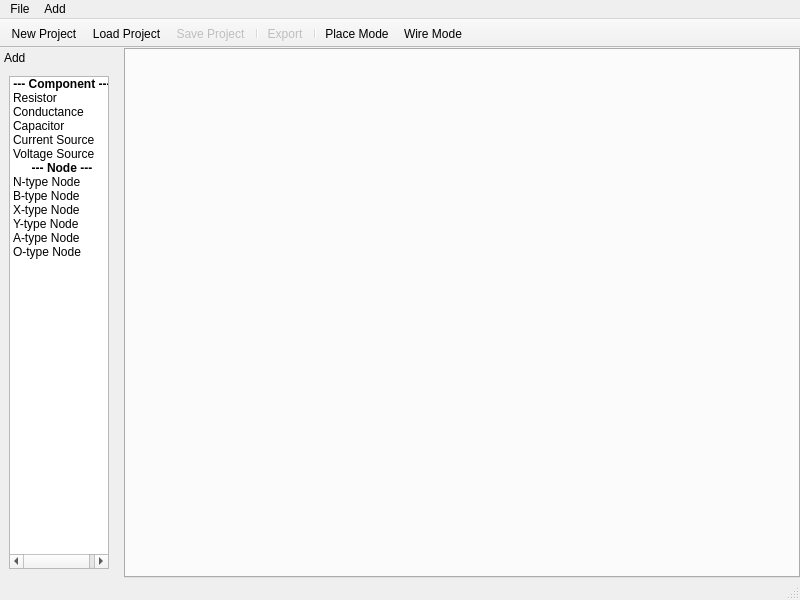
<?xml version="1.0" encoding="UTF-8"?>
<ui version="4.0">
 <class>MainWindow</class>
 <widget class="QMainWindow" name="MainWindow">
  <property name="geometry">
   <rect>
    <x>0</x>
    <y>0</y>
    <width>800</width>
    <height>600</height>
   </rect>
  </property>
  <property name="minimumSize">
   <size>
    <width>800</width>
    <height>600</height>
   </size>
  </property>
  <property name="windowTitle">
   <string>MainWindow</string>
  </property>
  <widget class="QWidget" name="centralwidget">
   <layout class="QVBoxLayout" name="verticalLayout">
    <property name="leftMargin">
     <number>0</number>
    </property>
    <property name="topMargin">
     <number>0</number>
    </property>
    <property name="rightMargin">
     <number>0</number>
    </property>
    <property name="bottomMargin">
     <number>0</number>
    </property>
    <item>
     <widget class="QStackedWidget" name="stackedWidget">
      <property name="currentIndex">
       <number>1</number>
      </property>
      <widget class="QWidget" name="page">
       <layout class="QVBoxLayout" name="verticalLayout_2">
        <item>
         <widget class="QLabel" name="label">
          <property name="font">
           <font>
            <pointsize>20</pointsize>
           </font>
          </property>
          <property name="text">
           <string>Create or load a project to get started.</string>
          </property>
          <property name="alignment">
           <set>Qt::AlignmentFlag::AlignCenter</set>
          </property>
         </widget>
        </item>
       </layout>
      </widget>
      <widget class="QWidget" name="page_2">
       <layout class="QVBoxLayout" name="verticalLayout_3">
        <property name="leftMargin">
         <number>0</number>
        </property>
        <property name="topMargin">
         <number>0</number>
        </property>
        <property name="rightMargin">
         <number>0</number>
        </property>
        <property name="bottomMargin">
         <number>0</number>
        </property>
        <item>
         <widget class="QTabWidget" name="tabWidget">
          <property name="currentIndex">
           <number>-1</number>
          </property>
          <property name="tabsClosable">
           <bool>true</bool>
          </property>
          <property name="movable">
           <bool>true</bool>
          </property>
         </widget>
        </item>
       </layout>
      </widget>
     </widget>
    </item>
   </layout>
  </widget>
  <widget class="QMenuBar" name="menubar">
   <property name="geometry">
    <rect>
     <x>0</x>
     <y>0</y>
     <width>800</width>
     <height>22</height>
    </rect>
   </property>
   <widget class="QMenu" name="menuFile">
    <property name="title">
     <string>File</string>
    </property>
    <addaction name="newProject"/>
    <addaction name="saveProject"/>
    <addaction name="loadProject"/>
    <addaction name="exportProject"/>
    <addaction name="separator"/>
    <addaction name="exitApplication"/>
   </widget>
   <widget class="QMenu" name="menuAdd">
    <property name="title">
     <string>Add</string>
    </property>
    <addaction name="newCircuitOrSubcircuit"/>
    <addaction name="newController"/>
   </widget>
   <addaction name="menuFile"/>
   <addaction name="menuAdd"/>
  </widget>
  <widget class="QStatusBar" name="statusbar"/>
  <widget class="QToolBar" name="toolBar">
   <property name="windowTitle">
    <string>toolBar</string>
   </property>
   <property name="movable">
    <bool>false</bool>
   </property>
   <property name="floatable">
    <bool>false</bool>
   </property>
   <attribute name="toolBarArea">
    <enum>TopToolBarArea</enum>
   </attribute>
   <attribute name="toolBarBreak">
    <bool>false</bool>
   </attribute>
   <addaction name="newProject"/>
   <addaction name="loadProject"/>
   <addaction name="saveProject"/>
   <addaction name="separator"/>
   <addaction name="exportProject"/>
   <addaction name="separator"/>
   <addaction name="placeMode"/>
   <addaction name="wireMode"/>
  </widget>
  <widget class="QDockWidget" name="dockWidget">
   <property name="sizePolicy">
    <sizepolicy hsizetype="Fixed" vsizetype="Preferred">
     <horstretch>0</horstretch>
     <verstretch>0</verstretch>
    </sizepolicy>
   </property>
   <property name="features">
    <set>QDockWidget::DockWidgetFeature::NoDockWidgetFeatures</set>
   </property>
   <property name="windowTitle">
    <string>Add</string>
   </property>
   <property name="dockLocation">
    <enum>Qt::DockWidgetArea::LeftDockWidgetArea</enum>
   </property>
   <attribute name="dockWidgetArea">
    <number>1</number>
   </attribute>
   <widget class="QWidget" name="dockWidgetContents_3">
    <property name="sizePolicy">
     <sizepolicy hsizetype="Fixed" vsizetype="Preferred">
      <horstretch>0</horstretch>
      <verstretch>0</verstretch>
     </sizepolicy>
    </property>
    <layout class="QVBoxLayout" name="verticalLayout_4">
     <item>
      <widget class="QListWidget" name="listWidget">
       <property name="sizePolicy">
        <sizepolicy hsizetype="Fixed" vsizetype="Expanding">
         <horstretch>0</horstretch>
         <verstretch>0</verstretch>
        </sizepolicy>
       </property>
       <property name="sizeAdjustPolicy">
        <enum>QAbstractScrollArea::SizeAdjustPolicy::AdjustToContents</enum>
       </property>
       <item>
        <property name="text">
         <string>--- Component ---</string>
        </property>
        <property name="font">
         <font>
          <bold>true</bold>
         </font>
        </property>
        <property name="textAlignment">
         <set>AlignCenter</set>
        </property>
        <property name="flags">
         <set>NoItemFlags</set>
        </property>
       </item>
       <item>
        <property name="text">
         <string>Resistor</string>
        </property>
       </item>
       <item>
        <property name="text">
         <string>Conductance</string>
        </property>
       </item>
       <item>
        <property name="text">
         <string>Capacitor</string>
        </property>
       </item>
       <item>
        <property name="text">
         <string>Current Source</string>
        </property>
       </item>
       <item>
        <property name="text">
         <string>Voltage Source</string>
        </property>
       </item>
       <item>
        <property name="text">
         <string>--- Node ---</string>
        </property>
        <property name="font">
         <font>
          <bold>true</bold>
         </font>
        </property>
        <property name="textAlignment">
         <set>AlignCenter</set>
        </property>
        <property name="flags">
         <set>NoItemFlags</set>
        </property>
       </item>
       <item>
        <property name="text">
         <string>N-type Node</string>
        </property>
       </item>
       <item>
        <property name="text">
         <string>B-type Node</string>
        </property>
       </item>
       <item>
        <property name="text">
         <string>X-type Node</string>
        </property>
       </item>
       <item>
        <property name="text">
         <string>Y-type Node</string>
        </property>
       </item>
       <item>
        <property name="text">
         <string>A-type Node</string>
        </property>
       </item>
       <item>
        <property name="text">
         <string>O-type Node</string>
        </property>
       </item>
      </widget>
     </item>
    </layout>
   </widget>
  </widget>
  <action name="newProject">
   <property name="text">
    <string>New Project</string>
   </property>
  </action>
  <action name="saveProject">
   <property name="enabled">
    <bool>false</bool>
   </property>
   <property name="text">
    <string>Save Project</string>
   </property>
  </action>
  <action name="loadProject">
   <property name="text">
    <string>Load Project</string>
   </property>
  </action>
  <action name="exportProject">
   <property name="enabled">
    <bool>false</bool>
   </property>
   <property name="text">
    <string>Export</string>
   </property>
  </action>
  <action name="exitApplication">
   <property name="text">
    <string>Exit</string>
   </property>
  </action>
  <action name="newCircuitOrSubcircuit">
   <property name="enabled">
    <bool>false</bool>
   </property>
   <property name="text">
    <string>New Circuit/Subcircuit</string>
   </property>
  </action>
  <action name="newController">
   <property name="enabled">
    <bool>false</bool>
   </property>
   <property name="text">
    <string>New Controller</string>
   </property>
  </action>
  <action name="placeMode">
   <property name="checkable">
    <bool>true</bool>
   </property>
   <property name="text">
    <string>Place Mode</string>
   </property>
   <property name="menuRole">
    <enum>QAction::MenuRole::NoRole</enum>
   </property>
  </action>
  <action name="wireMode">
   <property name="checkable">
    <bool>true</bool>
   </property>
   <property name="text">
    <string>Wire Mode</string>
   </property>
   <property name="menuRole">
    <enum>QAction::MenuRole::NoRole</enum>
   </property>
  </action>
 </widget>
 <resources/>
 <connections/>
</ui>
